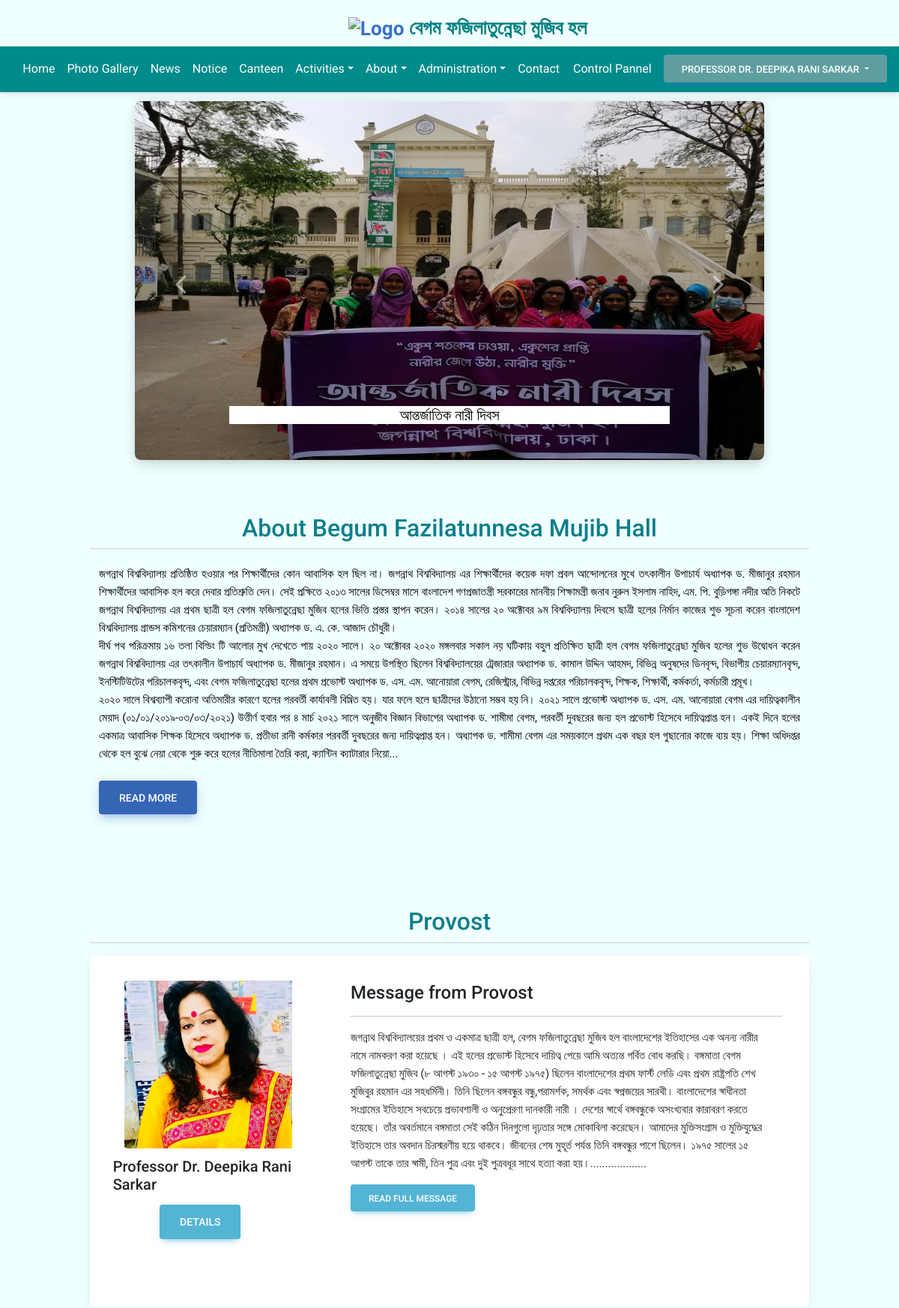
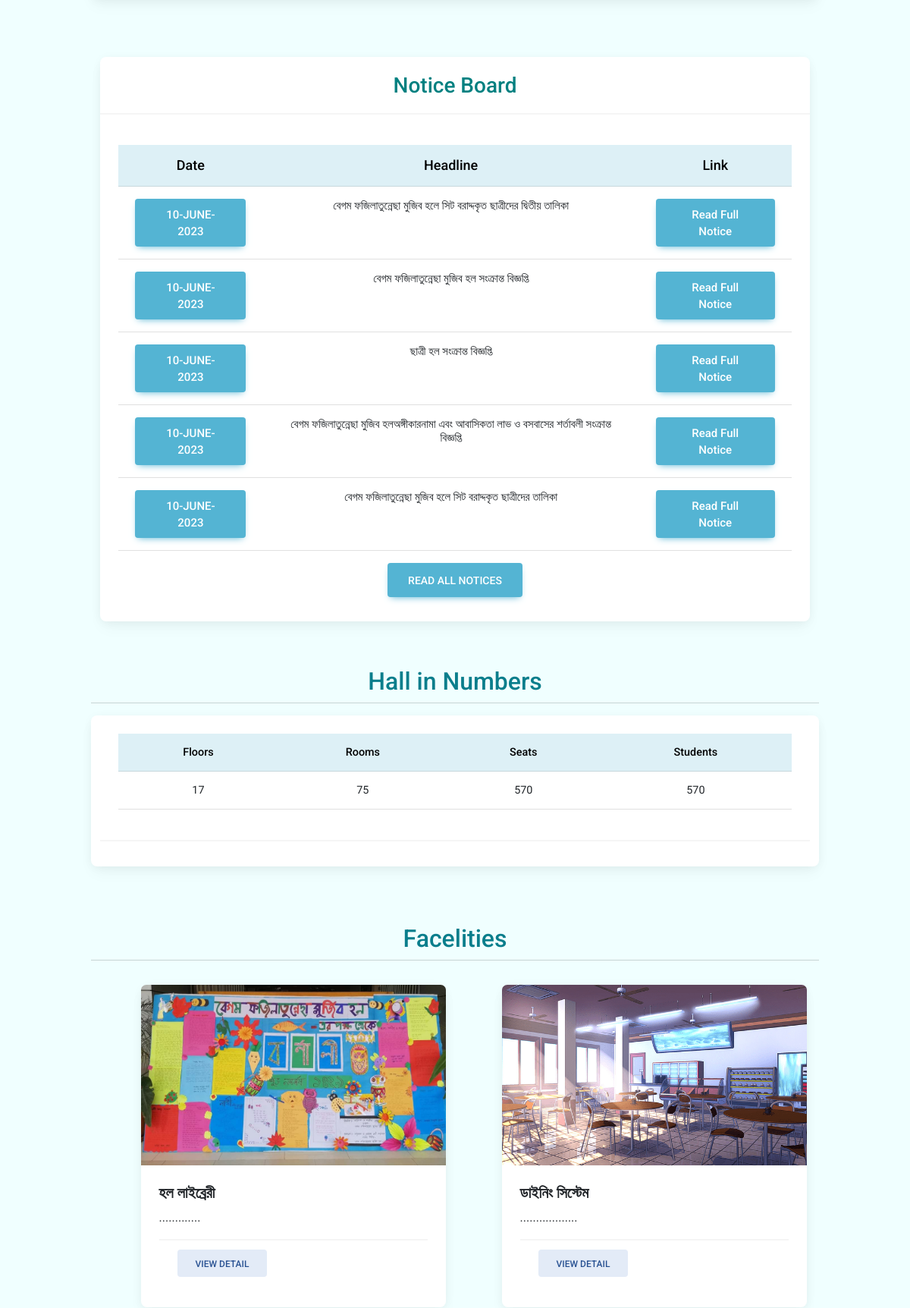
The app's page /home_provost.php (signed in, upper part) with its own data (2 pictures, top to bottom).
### tables this page shows
CREATE TABLE `intro` (
  `serial` int(11) NOT NULL,
  `intro` mediumtext NOT NULL
);

CREATE TABLE `current_provost` (
  `name` varchar(100) NOT NULL,
  `department` varchar(100) NOT NULL,
  `designation` varchar(100) NOT NULL,
  `date_of_birth` date NOT NULL,
  `tenure_from` date NOT NULL,
  `tenure_to` date NOT NULL,
  `phnNo` varchar(100) NOT NULL,
  `email` varchar(100) NOT NULL,
  `image` varchar(100) NOT NULL,
  `biography` varchar(3000) NOT NULL,
  `linkdnlink` varchar(200) DEFAULT NULL,
  `googleScholarlink` varchar(200) DEFAULT NULL,
  `fblink` varchar(200) DEFAULT NULL,
  `instalink` varchar(200) DEFAULT NULL,
  `twitterlink` varchar(200) DEFAULT NULL,
  `password` varchar(300) NOT NULL,
  `message_from_provost` varchar(3000) DEFAULT NULL,
  `id` varchar(100) NOT NULL,
  `serial` int(11) NOT NULL
);

CREATE TABLE `notice` (
  `serial` int(11) NOT NULL,
  `headline` varchar(200) NOT NULL,
  `notice` varchar(8000) DEFAULT NULL,
  `image` varchar(200) DEFAULT NULL,
  `date` date NOT NULL DEFAULT current_timestamp()
);

CREATE TABLE `facilities` (
  `serial` int(11) NOT NULL,
  `facility_name` varchar(100) NOT NULL,
  `image` varchar(100) DEFAULT NULL,
  `about` varchar(1000) DEFAULT NULL,
  `link_read_more` varchar(600) DEFAULT NULL
);

### home_provost.php (the view, shortened to what this page needs)
<!DOCTYPE html>
<html lang="en">
<head>
    <link href="https://cdnjs.cloudflare.com/ajax/libs/font-awesome/6.0.0/css/all.min.css"rel="stylesheet"/>
    <link href="https://cdnjs.cloudflare.com/ajax/libs/mdb-ui-kit/6.3.1/mdb.min.css" rel="stylesheet"/>
    <link rel="stylesheet"href="font.css">
    <link rel="stylesheet"href="body.css">
    <link href="https://cdnjs.cloudflare.com/ajax/libs/font-awesome/6.0.0/css/all.min.css"rel="stylesheet"/>
    <link href="https://cdnjs.cloudflare.com/ajax/libs/mdb-ui-kit/6.3.1/mdb.min.css" rel="stylesheet"/>
</head>
<body style="background-color:azure;"onload="showAlert()">
<div id="pr_cp">
<div class="headr"> <?php include 'header.php' ?></div>
<div class="nv"> <?php include 'navbarProvost.php'?> </div>
<div class="slider"> <?php include 'slider.php' ?> </div>
<div class="row" style="margin-top:5% ;margin-bottom:2% ;margin-left:10% ;margin-right:10%;padding-top:1%">
<h2 style="color:#0a7e8c"><center>About Begum Fazilatunnesa Mujib Hall</center></h2><hr>
<?php
include 'db_conn.php';
$sql="SELECT * from intro order by serial desc LIMIT 1";
$query=mysqli_query($conn,$sql);
while($info=mysqli_fetch_array($query)){
?>
<p style="font-size:15px;color:black;margin-right:90%;margin-top:0.5%;
text-align:justify;white-space:pre-line"><?php
$intro=$info['intro'];
$intro_show=substr($intro,0,5024)."...";
echo $intro_show; ?><br>
<a target="_blank" href="introduction_Provost.php" class="btn btn-primary btn-lg active"
 role="button" aria-pressed="true">Read more</a>
</p>
<?php
}
?>
</div>
<div class="row" style="margin-top:5% ;margin-bottom:2% ;margin-left:10% ;margin-right:10%;">
<h2 style="color:#0a7e8c"><center>Provost</center></h2><hr>
<?php
include 'db_conn.php';
$sql="SELECT * from current_provost";
$query=mysqli_query($conn,$sql);
while($info=mysqli_fetch_array($query)){
?>
<div class="card mb-3" style="max-width: 100%;height:470px;background-color:#fff;">
 <div class="row g-0">
  <div class="col-md-4">
   <img src="<?php echo $info['image']; ?>" alt="provost-image"class="img-fluid rounded-start"style="height:48%;
   margin-left:11%; margin-top:11%"/>
    <h5 style="margin-left:6%; margin-top:3.7%; margin-bottom:5%"><?php echo $info['name']; ?></h5>
    <a href="current_provost_for_provost.php" class="btn btn-info  btn-lg" style="margin-left:26%">Details</a>
    </div>
    <div class="col-md-8"><div class="card-body" style="margin-top:2%">
     <h4 class="card-title">Message from Provost</h4><hr>
      <p class="card-text" style="font-size:15px;margin-right:4.5%">
      <?php
        $message_from_provost=$info['message_from_provost'];
        $message=substr($message_from_provost,0,2298)."...................";
        echo $message; ?>
        </p>
        <a href="messageProvost_provost.php" class="btn btn-info">Read full message</a>
      </div>
    </div>
  </div>
</div>
<?php
}
?>
</div>
<div class="row" style="margin-top:5% ;margin-bottom:2% ;margin-left:10% ;margin-right:10%;">
  <div class="ntc">
  <?php include 'noticeHome_provost.php' ?>
</div>
</div>
<div class="row" style="margin-top:5% ;margin-bottom:2% ;margin-left:10% ;margin-right:10%;">
<h2 style="color:#0a7e8c"><center>Hall in Numbers</center></h2><hr>
<div class="card text-center">
  <div class="card-body">
    <h5 class="card-title">
    <table class="table table-hover">
  <thead class="table-info">
    <tr>
      <th scope="col">Floors</th>
      <th scope="col">Rooms</th>
      <th scope="col">Seats</th>
      <th scope="col">Students</th>
    </tr>
    <tbody>
    <tr>
     <td>17</td>
     <td>75</td>
     <td>570</td>
     <td>570</td>
   </tr></tbody>
  </thead>
 </h5>
  </div>
  <div class="card-footer" style="margin-bottom:1%"> </div>
</div>
</div>
<div class="row" style="margin-top:5% ;margin-bottom:2% ;margin-left:10% ;margin-right:10%;">
<h2 style="color:#0a7e8c"><center>Facelities</center></h2><hr>
<div class="row row-cols-1 row-cols-md-2 g-2" style="margin-left: 6%;">
<?php
include 'db_conn.php';
$sql="SELECT * from facilities order by serial desc LIMIT 2";
$query=mysqli_query($conn,$sql);
while($info=mysqli_fetch_array($query)){
?>
  <div class="col">
    <div class="card h-100" style="width:86%">
    <img src="image/<?php echo $info['image']; ?>"  class="card-img-top" style="height: 67%;" alt="facility"/>
      <div class="card-body">
        <h5 class="card-title"><b><?php echo $info['facility_name']; ?></b></h5>
        <p class="card-text">
        <?php echo $info['about']; ?>
        </p>
        <div class="card-footer" style="margin-bottom:1%">
        <a target="_blank" href="facilities_provost.php" class="btn btn-secondary">View Detail</a>
</div>
      </div>
    </div>
  </div>
<?php
}
?>
</div>
</div>
<?php include 'gallery_for_homepage.php' ?>
    <div class="footer">
<?php include 'footer.php' ?>
         </div></div>
    </body>
</html>

### noticeHome_provost.php (shortened to what this page needs)
<!DOCTYPE html>
<html lang="en">
<head>
<link href="https://cdnjs.cloudflare.com/ajax/libs/font-awesome/6.0.0/css/all.min.css"rel="stylesheet"/>
    <link href="https://cdnjs.cloudflare.com/ajax/libs/mdb-ui-kit/6.3.1/mdb.min.css" rel="stylesheet"/>
</head>
<body>
 <div class="rowN" >
 <div class="card text-center">
  <div class="card-header"><h3 style="color:teal;margin-top:1%;">Notice Board</h3></div>
  <div class="card-body">
    <h5 class="card-title">
    <table class="table">
  <thead class="table-info">
    <tr>
      <th scope="col" style="font-size:18px">Date</th>
      <th scope="col" style="font-size:18px">Headline</th>
      <th scope="col" style="font-size:18px">Link</th>
    </tr>
   </h5>
 <?php
include 'db_conn.php';
$sql="SELECT  * from notice order by serial desc limit 5";
$query=mysqli_query($conn,$sql);
while($info=mysqli_fetch_array($query)){
?>
    <p class="card-text">
      <tbody>
   <tr id="noticeTable">
   <td><a class="btn btn-info"style="font-size:15px;">
   <?php echo date('d-F-Y',strtotime($info['date'])); ?></a></td>
     <td class="headlineNotice"><?php echo $info['headline']; ?></td>
     <td><a target="_blank" href="<?php echo $info['image']; ?>" class="btn btn-info"style="font-size:15px;text-transform: capitalize">
     Read full notice</a></td>
   </tr>
 </tbody>
 <?php
}
?>
</table></p>
<a target="_blank" href="notice_provost.php" class="btn btn-lg btn-info">Read All notices</a>
</div>
</div>
</div>
    </body>
</html>

### body.css (style rules this page uses)
body { background-color: azure; }

### controlPannel_provost.php (style rules this page uses)
body { font-family: "Lato", sans-serif; }

### noticeHome_provost.php (style rules this page uses)
.headlineNotice { color:solid black; font-size: 15px; text-align:center; }

### gallery_for_homepage.php (style rules this page uses)
* { box-sizing: border-box; }

### records on screen
intro: intro "জগন্নাথ বিশ্ববিদ্যালয় প্রতিষ্ঠিত হওয়ার পর শিক্ষার্থীদের কোন আবাসিক হল ছিল না। জগন্নাথ বিশ্ববিদ্যালয় এর শিক্ষার্থীদের কয়েক দফা প্রবল আন্দোলনের মুখে তৎকালীন উপাচার্য অধ্যাপক ড. মীজানুর রহমান শিক্ষার্থীদের আবাসিক হল করে দেবার প্রতিশ্রুতি দেন। সেই প্রক্ষিতে ২০১৩ সালের ডিসেম্বর মাসে বাংলাদেশ গণপ্রজাতন্ত্রী সরকারের মাননীয় শিক্ষামন্ত্রী জনাব নুরুল ইসলাম নাহিদ, এম. পি. বুড়িগঙ্গা নদীর অতি নিকটে জগন্নাথ বিশ্ববিদ্যালয় এর প্রথম ছাত্রী হল বেগম ফজিলাতুন্নেছা মুজিব হলের ভিত্তি প্রস্তর স্থাপন করেন। ২০১৪ সালের ২০ অক্টোবর ৯ম বিশ্ববিদ্যালয় দিবসে ছাত্রী হলের নির্মান কাজের শুভ সূচনা করেন বাংলাদেশ বিশ্ববিদ্যালয় গ্রান্ডস কমিশনের চেয়ারম্যান (প্রতিমন্ত্রী) অধ্যাপক ড. এ. কে. আজাদ চৌধুরী। দীর্ঘ পথ পরিক্রমায় ১৬ তলা…"
current_provost: image (picture), name "Professor Dr. Deepika Rani Sarkar", message_from_provost "জগন্নাথ বিশ্ববিদ্যালয়ের প্রথম ও একমাত্র ছাত্রী হল, বেগম ফজিলাতুন্নেছা মুজিব হল বাংলাদেশের ইতিহাসের এক অনন্য নারীর নামে নামকরণ করা হয়েছে । এই হলের প্রভোস্ট হিসেবে দায়িত্ব পেয়ে আমি অত্যন্ত গর্বিত বোধ করছি। বঙ্গমাতা বেগম ফজিলাতুন্নেছা মুজিব (৮ আগস্ট ১৯৩০ - ১৫ আগস্ট ১৯৭৫) ছিলেন বাংলাদেশের প্রথম ফার্স্ট লেডি এবং প্রথম রাষ্ট্রপতি শেখ মুজিবুর রহমান এর সহধর্মিনী। তিনি ছিলেন বঙ্গবন্ধুর বন্ধু,পরামর্শক, সমর্থক এবং স্বপ্নজয়ের সারথী। বাংলাদেশের স্বাধীনতা সংগ্রামের ইতিহাসে সবচেয়ে প্রভাবশালী ও অনুপ্রেরণা দানকারী নারী । দেশের স্বার্থে বঙ্গবন্ধুকে অসংখ্যবার কারাবরণ করতে হয়েছে। তাঁর অবর্তমানে বঙ্গমাতা সেই কঠিন দিনগুলো দৃঢ়তার সঙ্গে মোকাবিলা করেছেন। আমাদের মুক্তিসংগ্রাম ও মুক্তিযুদ্ধের ইতিহাসে তার অবদান…"
notice: date "10-JUNE-2023", headline "বেগম ফজিলাতুন্নেছা মুজিব হলে সিট বরাদ্দকৃত ছাত্রীদের দ্বিতীয় তালিকা"
notice: date "10-JUNE-2023", headline "বেগম ফজিলাতুন্নেছা মুজিব হল সংক্রান্ত বিজ্ঞপ্তি"
notice: date "10-JUNE-2023", headline "ছাত্রী হল সংক্রান্ত বিজ্ঞপ্তি"
notice: date "10-JUNE-2023", headline "বেগম ফজিলাতুন্নেছা মুজিব হলঅঙ্গীকারনামা এবং আবাসিকতা লাভ ও বসবাসের শর্তাবলী সংক্রান্ত বিজ্ঞপ্তি"
notice: date "10-JUNE-2023", headline "বেগম ফজিলাতুন্নেছা মুজিব হলে সিট বরাদ্দকৃত ছাত্রীদের তালিকা"
facilities: image (picture), facility_name "হল লাইব্রেরী", about "............."
facilities: image (picture), facility_name "ডাইনিং সিস্টেম", about ".................."

### other values on screen
$query = "".$_SESSION["name"] "PROFESSOR DR. DEEPIKA RANI SARKAR"
